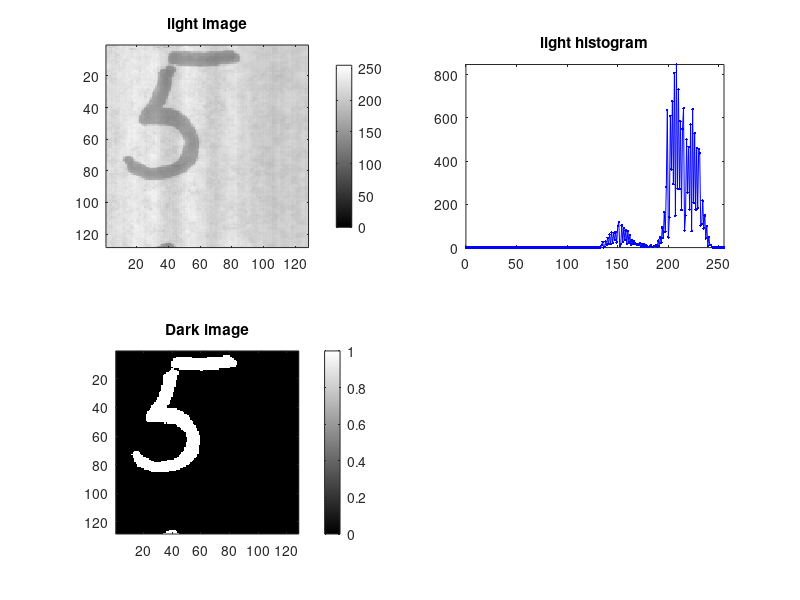
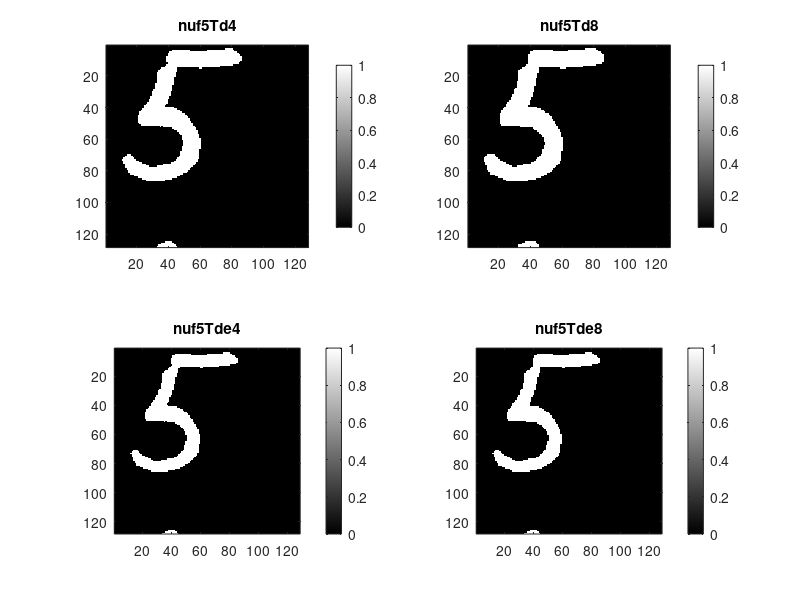

Source code (MATLAB) for these figures, in order:
binvect = [0:1:255];

load nuf5.mat
histo = hist(nuf5(:), binvect);
nuf5T = (nuf5<182);

SE4 = [0 1 0; 1 1 1; 0 1 0];
SE8 = [1 1 1; 1 1 1; 1 1 1];

nuf5T_d4 = imdilate(nuf5T, SE4);
nuf5T_d8 = imdilate(nuf5T, SE8);
nuf5T_de4 = imerode(nuf5T_d4, SE4);
nuf5T_de8 = imerode(nuf5T_d8, SE8);

figure(1)
colormap(gray(256))
subplot(2,2,1), imagesc(nuf5, [0 255]);
axis image; title('light image'); colorbar
subplot(2,2,2), plot(binvect, histo, '.-b');
axis tight; title('light histogram');

subplot(2,2,3), imagesc(nuf5T);
axis image; title('Dark image'); colorbar

figure(2)
colormap(gray(256))
subplot(2,2,1), imagesc(nuf5T_d4);
axis image; title('nuf5Td4'); colorbar
subplot(2,2,2), imagesc(nuf5T_d8);
axis image; title('nuf5Td8'); colorbar
subplot(2,2,3), imagesc(nuf5T_de4);
axis image; title('nuf5Tde4'); colorbar
subplot(2,2,4), imagesc(nuf5T_de8);
axis image; title('nuf5Tde8'); colorbar